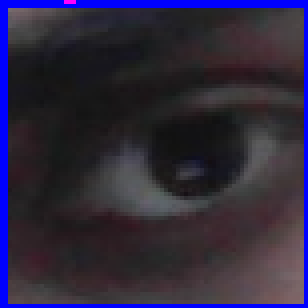
#> input picture Object Detection/Resources/Scanned/Eye 0.png, 77 x 77 px, given in place of the camera (shown 4 times larger)
$ python colorDetect.py
#> lines starting #> are read from the running program, lines starting #| are printed output that depends on the picture; after the words box and inside, x2 and y2 are one past the last pixel; in counts of white or black regions, pixels touching at a corner belong together
import cv2
import numpy as np

frameWidth = 320
frameHeight = 320
cap = cv2.VideoCapture(0)
cap.set(3, frameWidth)
cap.set(4, frameHeight)


def empty(a):
    pass


cv2.namedWindow("HSV")
cv2.resizeWindow("HSV", 640, 240)
cv2.createTrackbar("HUE Min", "HSV", 0, 179, empty)
#> slider 'HUE Min' is set to 35
cv2.createTrackbar("HUE Max", "HSV", 179, 179, empty)
cv2.createTrackbar("SAT Min", "HSV", 0, 255, empty)
#> slider 'SAT Min' is set to 51
cv2.createTrackbar("SAT Max", "HSV", 255, 255, empty)
cv2.createTrackbar("VALUE Min", "HSV", 0, 255, empty)
#> slider 'VALUE Min' is set to 51
cv2.createTrackbar("VALUE Max", "HSV", 255, 255, empty)

while True:

    success, img = cap.read()
#> img is the input picture: shape (77, 77, 3); mean B, G, R 62, 39.9, 46
    imgHsv = cv2.cvtColor(img, cv2.COLOR_BGR2HSV)
#> imgHsv: shape (77, 77, 3); mean H, S, V 126.6, 54.7, 66.4

    minh = cv2.getTrackbarPos("HUE Min", "HSV")
    maxh = cv2.getTrackbarPos("HUE Max", "HSV")
    mins = cv2.getTrackbarPos("SAT Min", "HSV")
    maxs = cv2.getTrackbarPos("SAT Max", "HSV")
    minv = cv2.getTrackbarPos("VALUE Min", "HSV")
    maxv = cv2.getTrackbarPos("VALUE Max", "HSV")

    lower = np.array([minh, mins, minv])
    upper = np.array([maxh, maxs, maxv])
    mask = cv2.inRange(imgHsv, lower, upper)
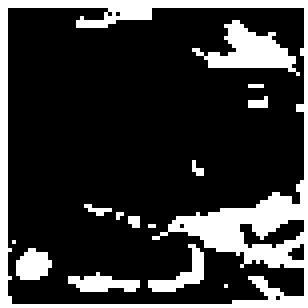
#> mask: shape (77, 77) (shown 4 times larger); 21.4% white; 14 white regions (9 under 20 px), largest, box (x1, y1, x2, y2) and area: (0, 0, 77, 77) 891, (48, 5, 75, 19) 161, (37, 61, 51, 73) 60, (17, 68, 35, 73) 55, (4, 62, 13, 70) 54
    result = cv2.bitwise_and(img, img, mask=mask)
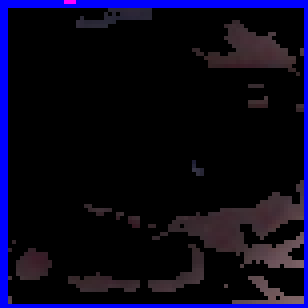
#> result: shape (77, 77, 3) (shown 4 times larger); mean B, G, R 27.1, 6.8, 9.3

    mask = cv2.cvtColor(mask, cv2.COLOR_GRAY2BGR)
    hStack = np.hstack([img, mask, result])
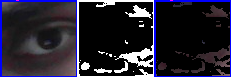
#> hStack: shape (77, 231, 3); mean B, G, R 47.9, 33.7, 36.6
    cv2.imshow('Horizontal Stack', hStack)
    if cv2.waitKey(1) & 0xFF == ord('q'):
#> (key q is pressed here)
        break

cap.release()
cv2.destroyAllWindows()
